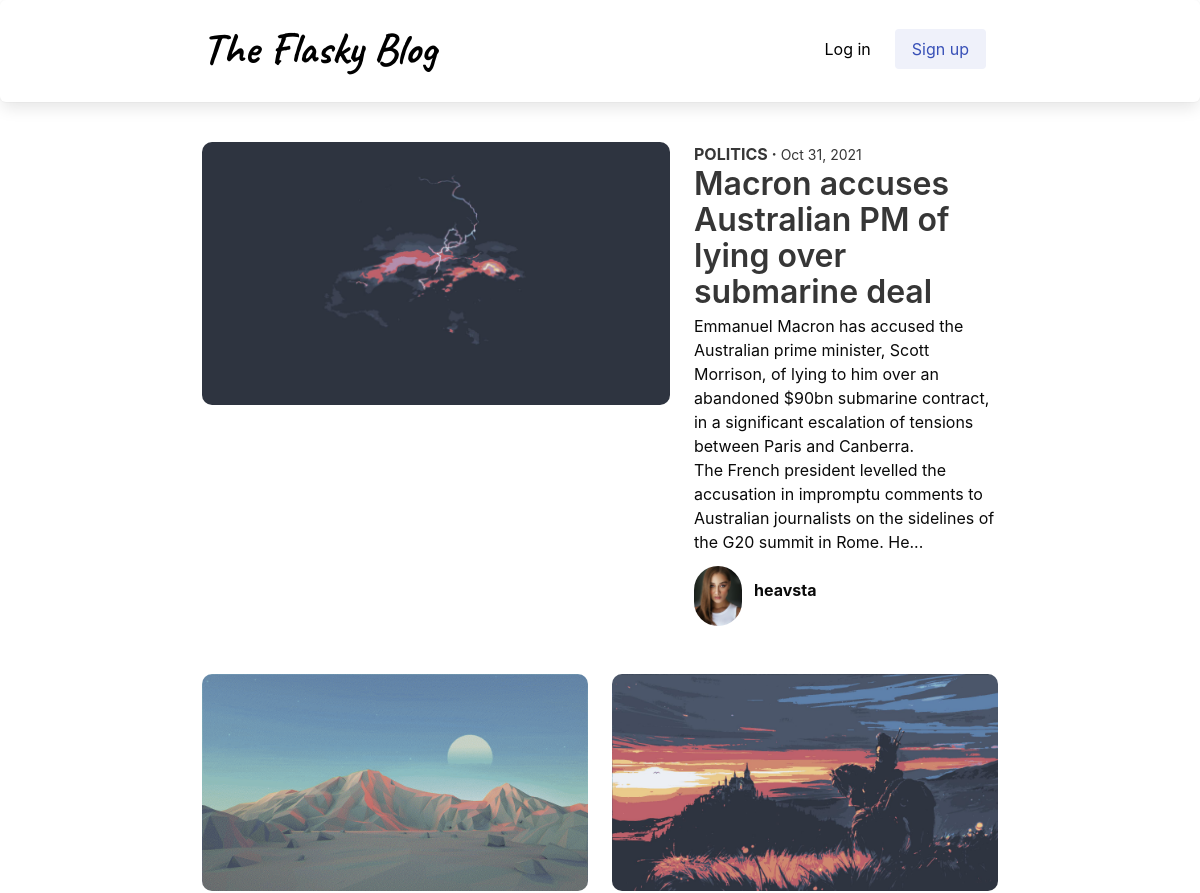
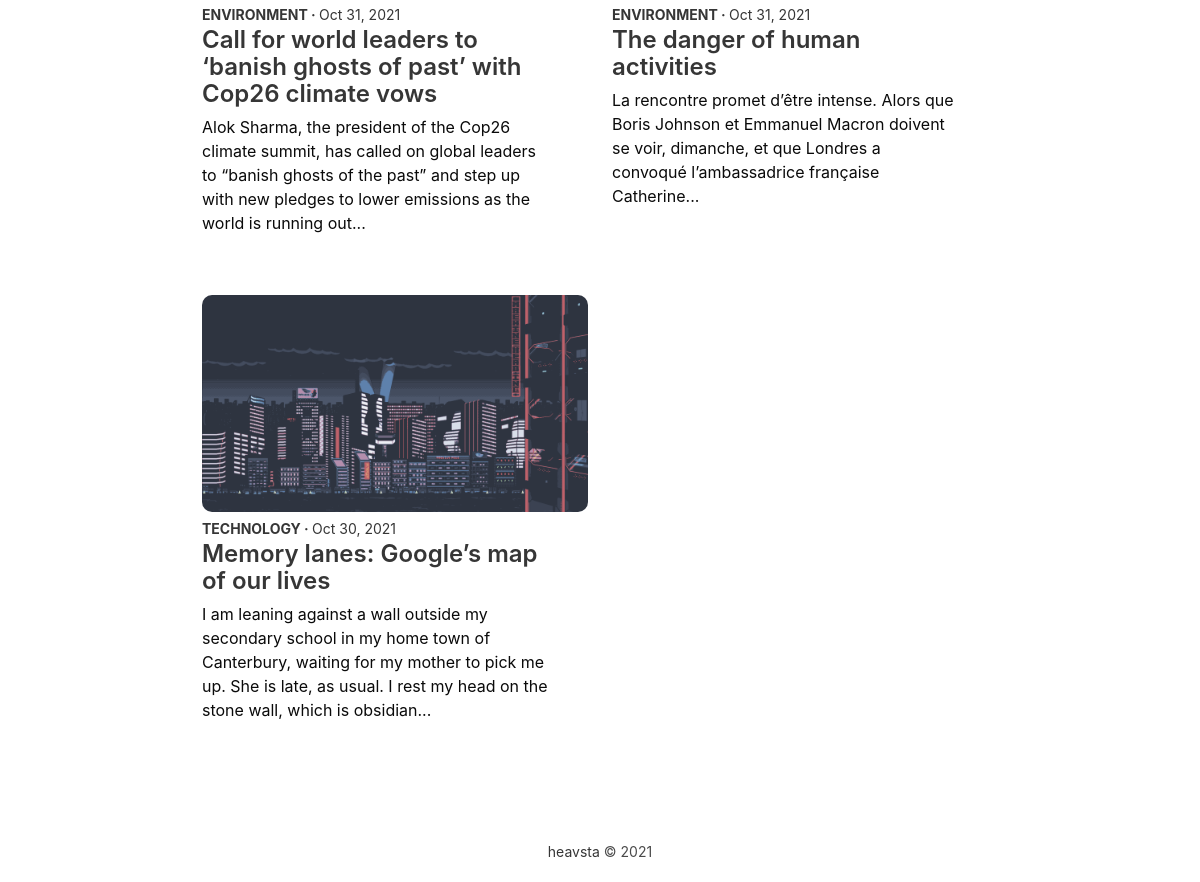
The page / on the database its author committed (2 pictures, top to bottom).
### app/models.py (models this page shows, shortened)
class Article(db.Model):
    id = db.Column(db.Integer, primary_key=True)
    title = db.Column(db.String(80), nullable=False)
    category_id = db.Column(db.Integer, db.ForeignKey('category.id'))
    category = db.relationship('Category', backref='articles', lazy=True)
    content = db.Column(db.Text, nullable=False)
    author_id = db.Column(db.Integer, db.ForeignKey('user.id'), nullable=False)
    timestamp = db.Column(db.DateTime(timezone=True), default=datetime.utcnow, nullable=False)
    picture = db.Column(db.String(20), nullable=False)
    comments = db.relationship('Comment', backref='post', lazy=True)

class Category(db.Model):
    id = db.Column(db.Integer, primary_key=True)
    name = db.Column(db.String(20), nullable=False)

class User(db.Model, UserMixin):
    id = db.Column(db.Integer, primary_key=True)
    username = db.Column(db.String(20), unique=True, nullable=False)
    password = db.Column(db.String(60), nullable=False)
    email = db.Column(db.String(80), unique=True, nullable=False)
    image_file = db.Column(db.String(20), default='default.jpg', nullable=False)
    role = db.Column(db.String(5), default='user', nullable=False)
    articles = db.relationship('Article', backref='author', lazy=True)
    comments = db.relationship('Comment', backref='author', lazy=True)

### app/main/routes.py (the view)
@main.route('/')
def index():
    articles = Article.query.order_by(Article.id.desc()).all()
    return render_template('index.html', title='Home', articles=articles, now=datetime.utcnow())

### app/templates/index.html
{% extends 'layout.html' %}
{% block main %}
    {% if articles %}
        <div id="articles">
            {% for article in articles %}
                {% if loop.first %}
                    <div class="columns mb-6">
                        <div class="column is-6 is-offset-1">
                            <a href="{{ url_for('articles.post_show', id=article.id) }}" class="has-text-black">
                                <figure class="image">
                                    <img id="main-img" src="{{ url_for('static', filename='article_img/' + article.picture) }}">
                                </figure>
                            </a>
                        </div>
                        <div class="column is-4">
                            <a href="{{ url_for('articles.post_show', id=article.id) }}" class="has-text-black">
                                <h3>
                                    <span class="has-text-dark has-text-weight-bold">{{ article.category.name | upper }} · </span>
                                    <small class="has-text-dark">{{ article.timestamp.strftime('%b %-d, %Y') }}</small>
                                </h3>
                                <h2 class="title mb-1">{{ article.title }}</h2>
                                <p class="mt-1">{{ article.content | safe | truncate(360) }}</p>
                                <div class="mt-3 is-flex is-align-items-center">
                                    <figure class="image is-48x48">
                                        <a href="{{ url_for('users.user_show', id=article.author.id) }}">
                                            <img class="is-rounded reporter" src="{{ url_for('static', filename='profile_img/' + article.author.image_file) }}">
                                        </a>
                                    </figure>
                                    <a class="has-text-black" href="{{ url_for('users.user_show', id=article.author.id) }}">
                                        <span class="ml-3 has-text-weight-bold reporter">{{ article.author.username }}</span>
                                    </a>
                                </div>
                            </a>
                        </div>
                    </div>
                {% else %}
                    {% if loop.index %2 == 0 %}
                        <div class="columns mb-6">
                            <div class="column is-5 is-offset-1">
                                <a href="{{ url_for('articles.post_show', id=article.id) }}" class="has-text-black">
                                    <figure class="image mb-1 thumbnail">
                                        <img class="thumbnail-img" src="{{ url_for('static', filename='article_img/' + article.picture) }}" alt="{{ article.title }}">
                                    </figure>
                                    <div class="text">
                                        <h3>
                                            <small class="has-text-dark has-text-weight-bold">{{ article.category.name | upper }} · </small>
                                            <small class="has-text-dark">{{ article.timestamp.strftime('%b %-d, %Y') }}</small>
                                        </h3>
                                        <h2 class="title is-4 mb-1">{{ article.title }}</h2>
                                        <p class="mt-2 mb-2">{{ article.content | safe | truncate(210) }}</p>
                                    </div>
                                </a>
                            </div>
                    {% else %}
                            <div class="column is-5">
                                <a href="{{ url_for('articles.post_show', id=article.id) }}" class="has-text-black">
                                    <figure class="image mb-1 thumbnail">
                                        <img class="thumbnail-img" src="{{ url_for('static', filename='article_img/' + article.picture) }}" alt="{{ article.title }}">
                                    </figure>
                                    <div class="text">
                                        <h3>
                                            <small class="has-text-dark has-text-weight-bold">{{ article.category.name | upper }} · </small>
                                            <small class="has-text-dark">{{ article.timestamp.strftime('%b %-d, %Y') }}</small>
                                        </h3>
                                        <h2 class="title is-4 mb-1">{{ article.title }}</h2>
                                        <p class="mt-2 mb-2">{{ article.content | safe | truncate(210) }}</p>
                                    </div>
                                </a>
                            </div>
                        </div>
                    {% endif %}
                {% endif %}
            {% endfor %}
        </div>
    {% endif %}
{% endblock %}
{% block footer %}
    <small><a href="https://github.com/heavsta" class="has-text-dark">heavsta</a> &copy; {{ now.year }}</small>
{% endblock %}

### app/templates/layout.html (shortened to what this page needs)
<!DOCTYPE html>
<html>
  <head>
    <link rel="stylesheet" href="{{ url_for('static', filename='styles.css') }}">
    <link rel="stylesheet" href="https://cdn.jsdelivr.net/npm/bulma@0.9.3/css/bulma.min.css">
    <link rel="stylesheet" href="https://cdnjs.cloudflare.com/ajax/libs/font-awesome/6.0.0-beta2/css/all.min.css" />
  </head>
  <body>
  <header class="box">
    <div class="container">
      <div class="columns">
        <nav class="navbar column is-10 is-offset-1 is-flex" role="navigation" aria-label="main navigation">
          <div class="navbar-brand">
            <a class="logo" href="{{url_for('main.index')}}">
              The Flasky Blog
            </a>
          </div>
          <div id="navbarBasicExample" class="navbar-menu">
            <div class="navbar-end">
              {% if current_user.is_authenticated %}
                <div class="navbar-item">
                  <a class="columns" href="{{ url_for('users.account') }}">
                    <div class="column image p-0 mt-2">
                      <img class="is-rounded" src="{{ url_for('static', filename='profile_img/' + current_user.image_file )}}" alt="Avatar">
                    </div>
                    <div class="column">
                      {{ current_user.username }}
                    </div>
                  </a>
                </div>
                <div class="navbar-item">
                  <a href="{{ url_for('users.logout') }}">Log out</a>
                </div>
              {% else %}
                <div class="navbar-item">
                  <a href="{{ url_for('users.login') }}">Log in</a>
                </div>
                <div class="navbar-item">
                  <a class="button is-link is-light" href="{{ url_for('users.register') }}">Sign up</a>
                </div>
              {% endif %}
            </div>
          </div>
        </nav>
      </div>
    </div>
  </header>
  <main class="container pt-4">
    {% block main %}{% endblock %}
  </main>
  <footer class="is-flex is-align-items-flex-end is-justify-content-center">
    {% block footer %}{% endblock %}
  </footer>
  </body>
</html>

### app/static/styles.css (style rules this page uses)
header.box { position: relative; padding-top: 1em !important; margin-top: 0; margin-bottom: 3em; }
header a { color: #000000; }
header .logo { font-family: 'Caveat', cursive; font-size: 2.75em; font-weight: bold; }
main #articles #main-img { min-width: 100%; height: auto; border-radius: 10px; }
main #articles img.thumbnail-img { min-width: 100%; max-height: 310px; object-fit: contain; border-radius: 10px; }
main #articles .column .text { max-width: 90%; }
footer { height: 100px; padding-bottom: 20px; }

### rows shown on the page
Article: picture (picture), category.name "POLITICS", timestamp "Oct 31, 2021", title "Macron accuses Australian PM of lying over submarine deal", content "Emmanuel Macron has accused the Australian prime minister, Scott Morrison, of lying to him over an abandoned $90bn submarine contract, in a significant escalation of tensions between Paris and Canberra. The French president levelled the accusation in impromptu comments to Australian journalists on the sidelines of the G20 summit in Rome. He...", image_file (picture), author.username "heavsta"
Article: picture (picture), category.name "ENVIRONMENT", timestamp "Oct 31, 2021", title "Call for world leaders to ‘banish ghosts of past’ with Cop26 climate vows", content "Alok Sharma, the president of the Cop26 climate summit, has called on global leaders to “banish ghosts of the past” and step up with new pledges to lower emissions as the world is running out..."
Article: picture (picture), category.name "ENVIRONMENT", timestamp "Oct 31, 2021", title "The danger of human activities", content "La rencontre promet d’être intense. Alors que Boris Johnson et Emmanuel Macron doivent se voir, dimanche, et que Londres a convoqué l’ambassadrice française Catherine..."
Article: picture (picture), category.name "TECHNOLOGY", timestamp "Oct 30, 2021", title "Memory lanes: Google’s map of our lives", content "I am leaning against a wall outside my secondary school in my home town of Canterbury, waiting for my mother to pick me up. She is late, as usual. I rest my head on the stone wall, which is obsidian..."
